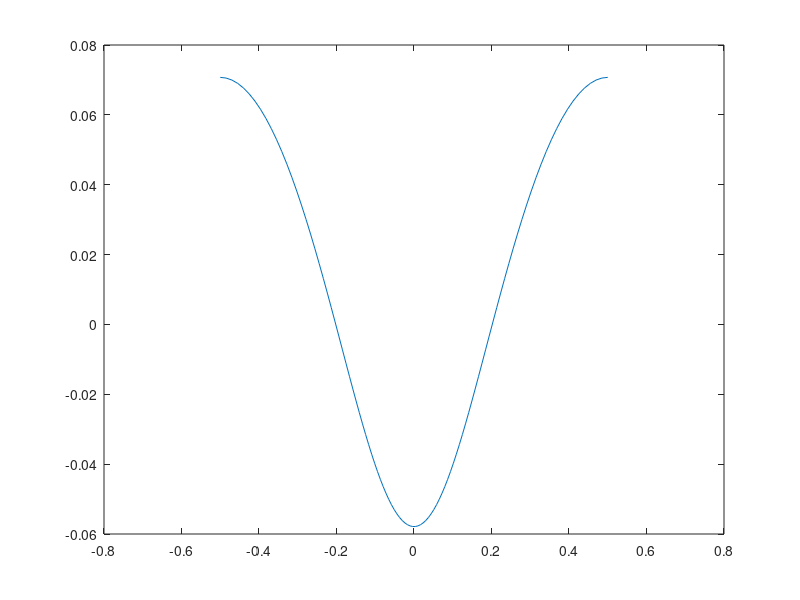
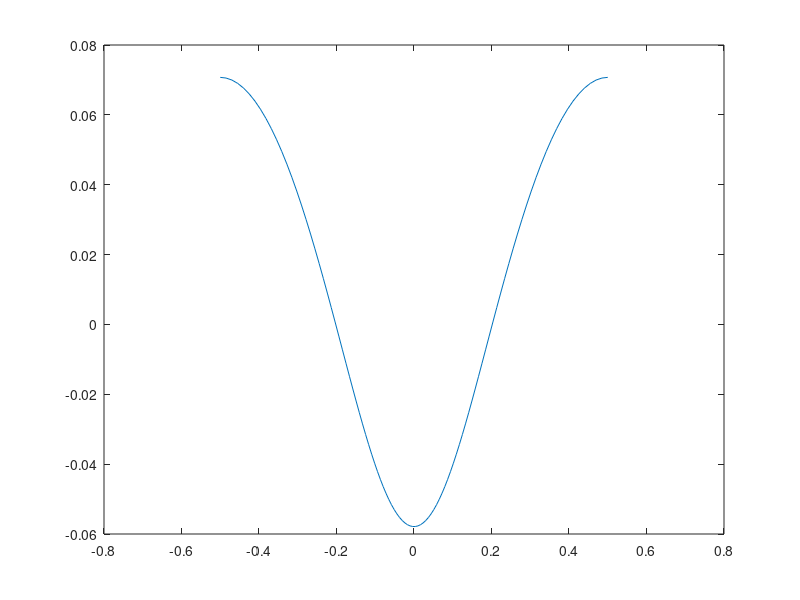
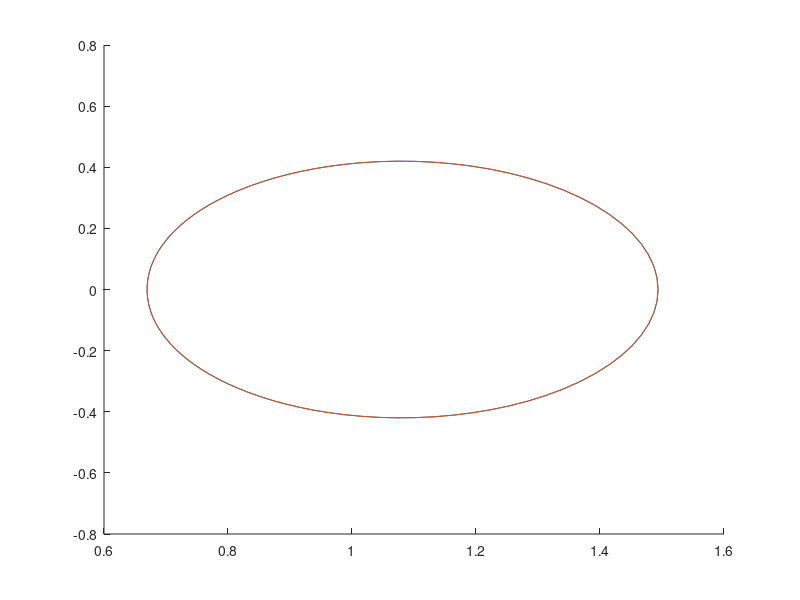

MATLAB code to generate these figures, in order:
k=2*pi;
A=0.1;
M=100;
N=5;

phi = linspace(-0.5,0.5,M);

z_an = phi + ((4*1i)./(k*(1+A*exp(-2*pi*1i*phi)))) - (4*1i)/k;

figure(1);
plot(real(z_an), imag(z_an));


est(1) = -8*pi*A;
est(2) = 16*pi*A^2;
est(3) = -24*pi*A^3;
est(4) = 48*pi*A^4;

for j=5:N-1
    est(j) = 0;
end

est(N) = 0.1;
est(N+1) = 1;

z_est = phi;

for j=1:N
    z_est = z_est + ((4*1i)/(k))*((-1)^(j))*(A^j)*exp(-2*pi*1i*j*phi);
end

figure(2);
plot(real(z_est),imag(z_est));

z_dash_est = 1;

for j=1:4
    z_dash_est = z_dash_est + ((-1)^(j))*((8*pi*j)/(k))*(A^j)*(exp(-2*pi*1i.*phi*j));
end

z_dash = 1 - ((8*A*pi)/(k)).*(exp(-2*pi*1i.*phi)).*((1+A.*exp(-2*pi*1i.*phi)).^(-2));

figure(3);
hold on
plot(real(z_dash),imag(z_dash));
plot(real(z_dash_est),imag(z_dash_est));
hold off
